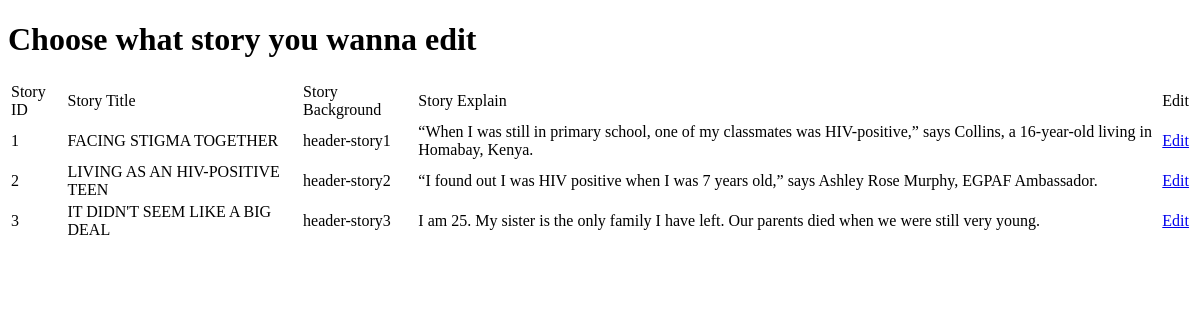
The app's page /admin/admin_check_content.php, older data.
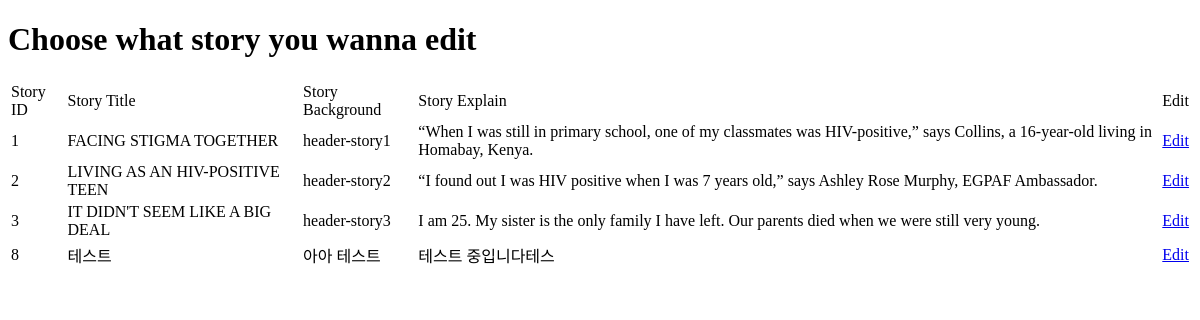
The same page, newer data.
### tables this page shows
CREATE TABLE `tbl_story` (
  `story_id` int(11) NOT NULL,
  `story_title` varchar(50) NOT NULL,
  `story_img` varchar(100) NOT NULL,
  `story_explain` varchar(200) NOT NULL,
  `story_description` text NOT NULL,
  `story_video` varchar(50) NOT NULL,
  `story_background` varchar(50) NOT NULL
);

### admin/script/read.php (called while the page is built, shortened)
<?php
function getAll($tbl) {
    $pdo = Database::getInstance()->getConnection();
    $queryAll = 'SELECT * FROM '.$tbl;
    $results = $pdo->query($queryAll);
    if($results) {
        return $results;
    } else {
        return 'There was a problem accessing this info';
    }
};

### admin/admin_check_content.php (the view, shortened to what this page needs)
<?php
    $story = 'tbl_story';
    $contents = getAll($story);
?>
<!DOCTYPE html>
<html lang="en">
<head>
</head>
<body>
    <h1>Choose what story you wanna edit</h1>
    <?php if($contents):?>
    <table>
        <thead>
            <tr>
                <td>Story ID</td>
                <td>Story Title</td>
                <td>Story Background</td>
                <td>Story Explain</td>
                <td>Edit</td>
            </tr>
        </thead>
        <?php while($content = $contents->fetch(PDO::FETCH_ASSOC)):?>
        <tbody>
            <tr>
                <td><?php echo $content['story_id'];?></td>
                <td><?php echo $content['story_title'];?></td>
                <td><?php echo $content['story_background'];?></td>
                <td><?php echo $content['story_explain'];?></td>
                <td><a href="admin_edit_content.php?id=<?php echo $content['story_id'];?>">Edit</a></td>
            </tr>
        <?php endwhile;?>
        </tbody>
    </table>
        <?php endif;?>
</body>
</html>

Row changes from the older to the newer data that the page shows:
added tbl_story: story_id "8", story_title "테스트", story_background "아아 테스트", story_explain "테스트 중입니다테스"
